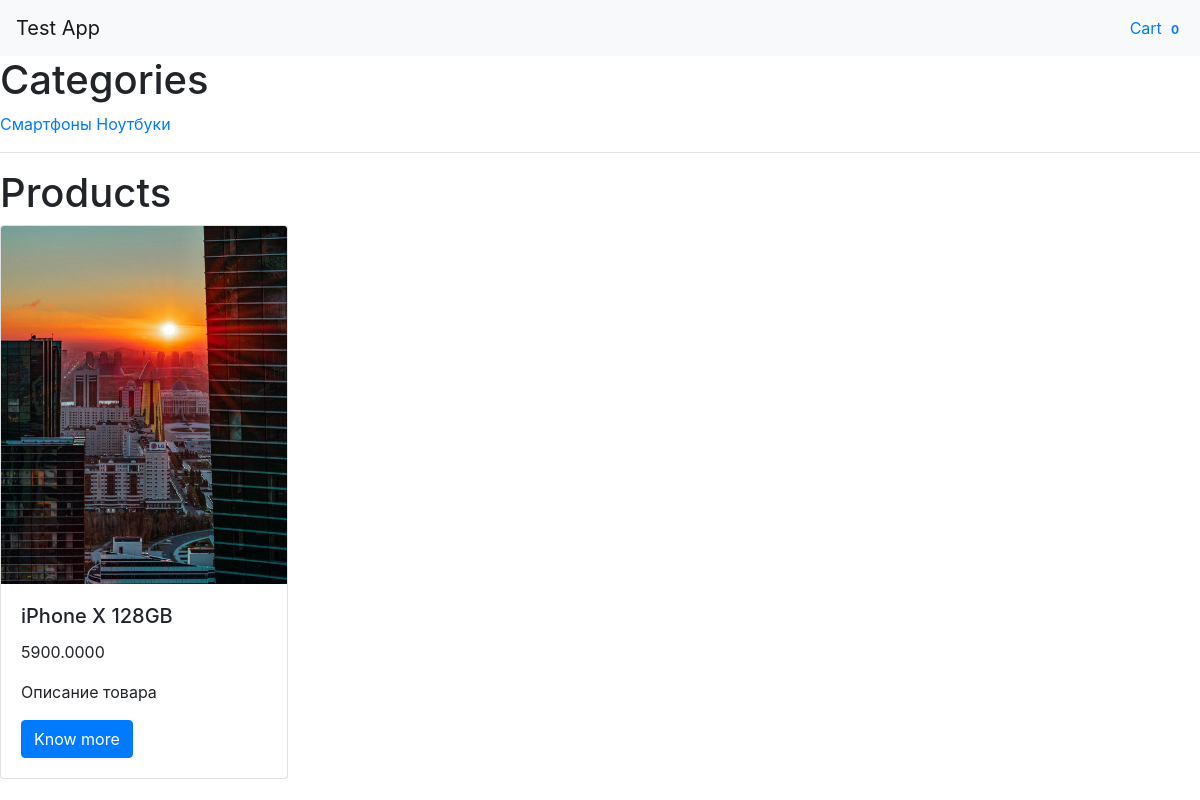
The app's page /, older data.
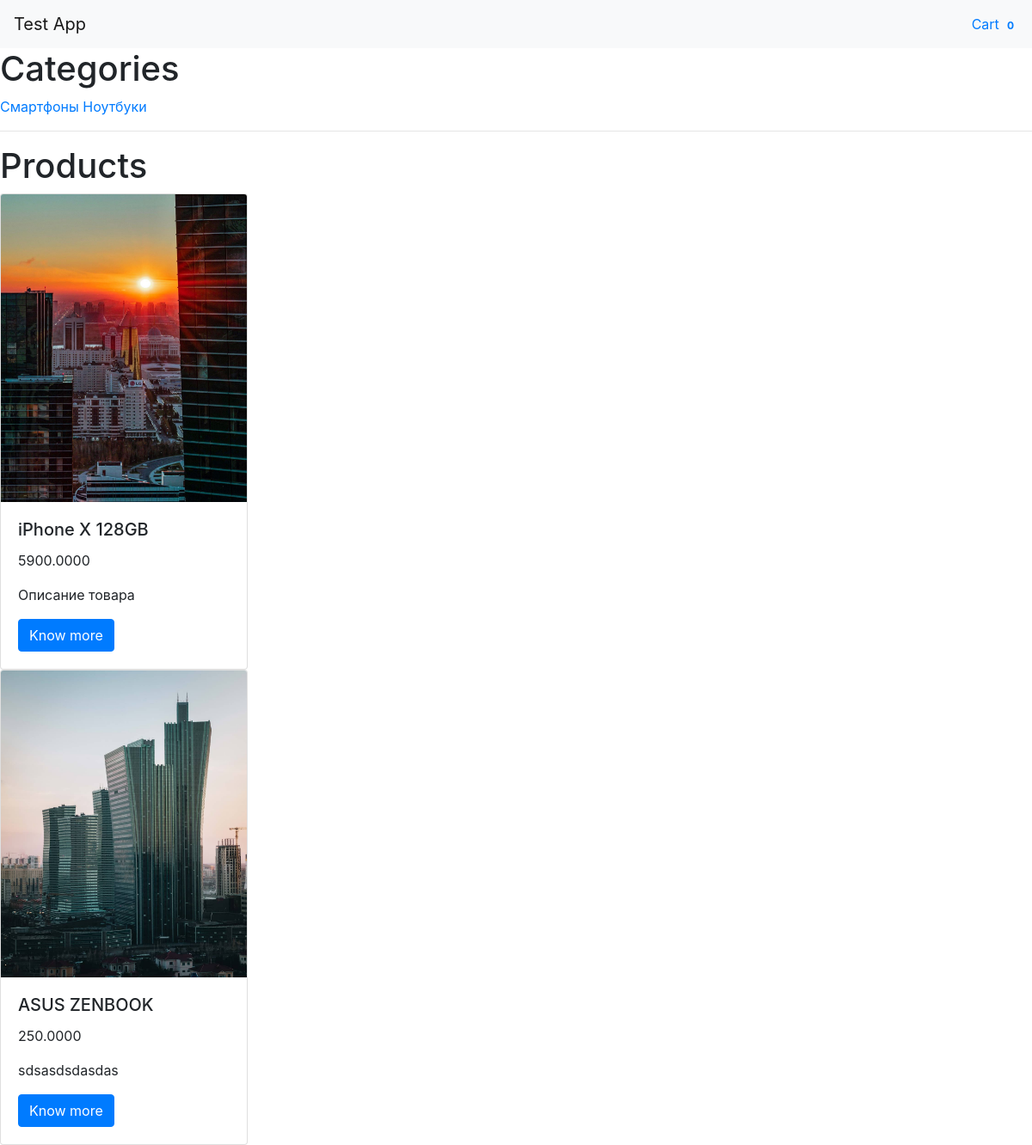
The same page, newer data.
### ecomapp/models.py (models this page shows, shortened)
class Category(models.Model):
	name = models.CharField(max_length=100)
	slug = models.SlugField(blank=True)
	def get_absolute_url(self):
		return reverse('category_detail', kwargs={'category_slug':self.slug})

class Product(models.Model):
	category = models.ForeignKey(Category)
	brands = models.ForeignKey(Brand)
	title = models.CharField(max_length=120)
	slug = models.SlugField()
	description = models.TextField()
	image = models.ImageField(upload_to=image_folder)
	price = models.DecimalField(max_digits=9, decimal_places=4)
	available = models.BooleanField(default=True)
	objects = ProductManager()
	def get_absolute_url(self):
		return reverse('product_detail', kwargs={'product_slug': self.slug})

### ecomapp/views.py (the view)
# urls.py: url(r'^$', base_view, name='base'),
def base_view(request):
	try:
		cart_id = request.session['cart_id']
		cart = Cart.objects.get(id=cart_id)
		request.session['total'] = cart.items.count()
	except:
		cart = Cart()
		cart.save()
		cart_id = cart.id
		request.session['cart_id'] = cart_id
		cart = Cart.objects.get(id=cart_id)
	categories = Category.objects.all()
	products = Product.objects.all()
	context = {
		'categories': categories,
		'products': products,
		'cart': cart
	}
	return render(request, 'base.html', context)

### ecomapp/models.py (called while the page is built)
	def all(self, *args, **kwargs):
		return super(ProductManager, self).get_queryset().filter(available=True)

### ecomapp/templates/base.html (shortened to what this page needs)
{% load static %}
<!DOCTYPE html>
<html lang="en">
<head>
	<link rel="stylesheet" type="text/css" href="{% static 'css/bootstrap.css' %}">
</head>
<body>
	<nav class="navbar navbar-light bg-light">
	  <a class="navbar-brand" href="/">Test App</a>
	  <ul class="nav navbar-nav navbar-right">
	  	<li><a href='{% url "cart" %}'>Cart <span class="badge" id="cart_count">{{ cart.items.count }}</span> </a></li>
	  </ul>
	</nav>
	{% block content %}
		<h1>Categories</h1>
		{% for category in categories %}
			<a href="{{ category.get_absolute_url }}">{{category.name}}</a>
		{% endfor %}
		<hr>
		<div class="products">
			<h1>Products</h1>
			{% for product in products %}
			<div class="card" style="width: 18rem;">
			  <img src="{{product.image.url}}" class="card-img-top" alt="...">
			  <div class="card-body">
			    <h5 class="card-title">{{product.title}}</h5>
			    <p>{{product.price}}</p>
			    <p class="card-text">{{product.description}}</p>
			    <a href="{{ product.get_absolute_url }}" class="btn btn-primary">Know more</a>
			  </div>
			</div>
			{% endfor %}
		</div>
	{% endblock content %}
</body>
</html>

Row changes from the older to the newer data that the page shows:
added Product: image (picture), title "ASUS ZENBOOK", price "250.0000", description "sdsasdsdasdas"
